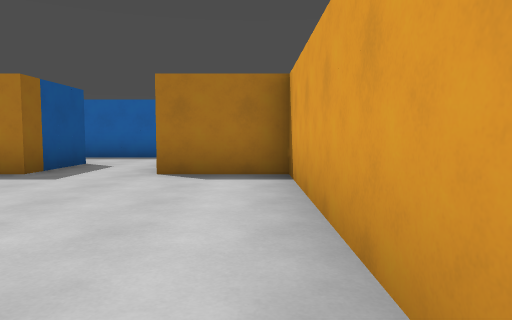
view 1 (above)

24 first-person views from a walk through a level from a Godot 3-D game. The camera is 1.2 m above the floor, tilts 4° down and sees 70° across. The floor is counted in squares, 2 m on a side. Each view is taken from the middle of a square. On the plan, view 1 faces up. The plan holds only what a view shows up to about 10 squares ahead; the rest is blank. The place goes on beyond the plan.

view 2
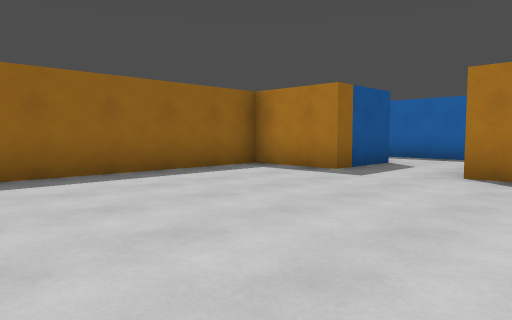

view 3
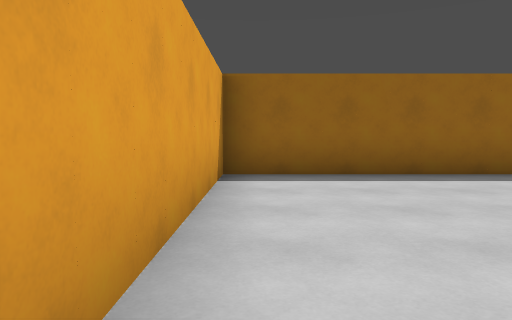

view 4
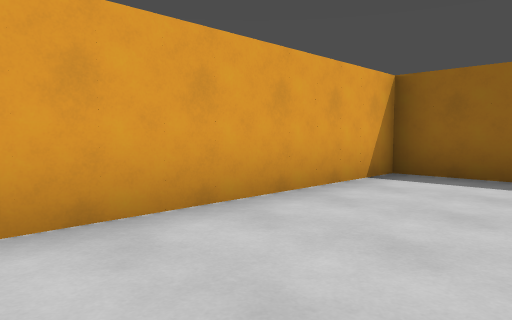

view 5
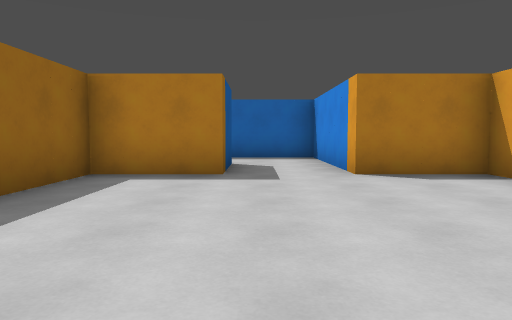

view 6
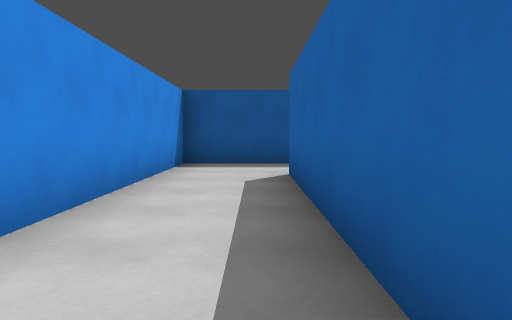

view 7
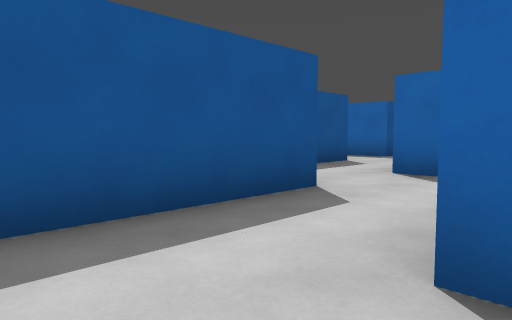

view 8
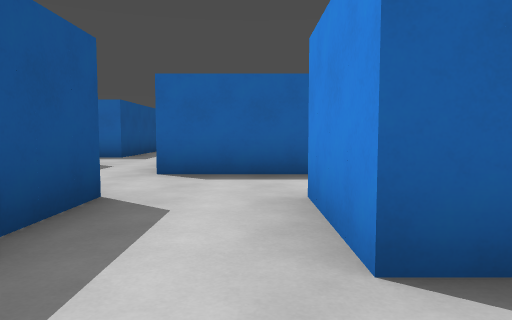

view 9
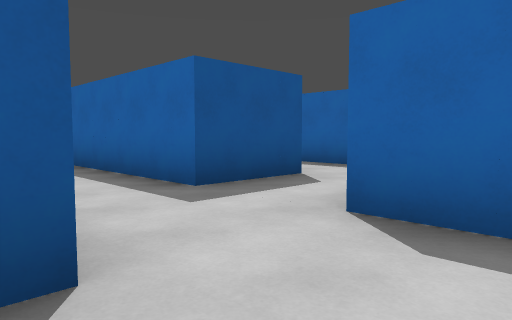

view 10
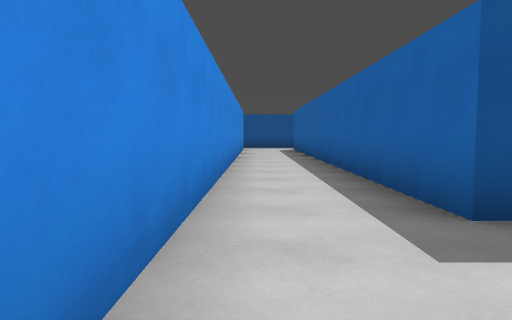

view 11
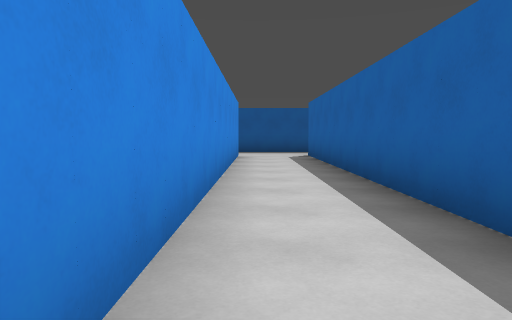

view 12
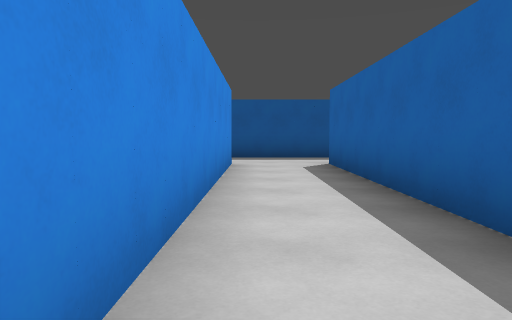

view 13
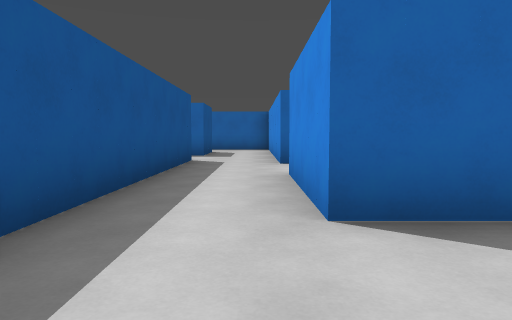

view 14
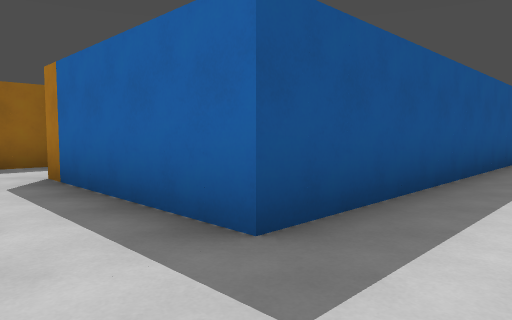

view 15
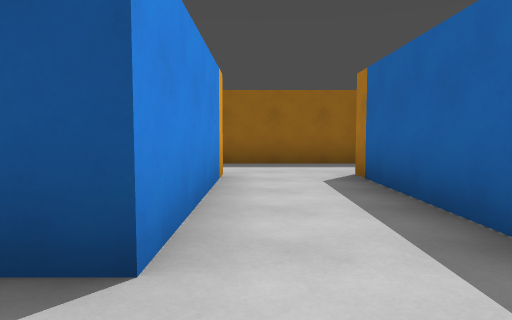

view 16
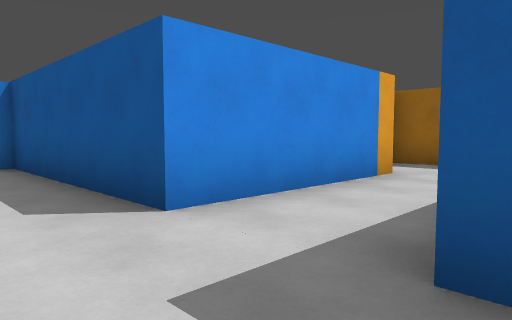

view 17
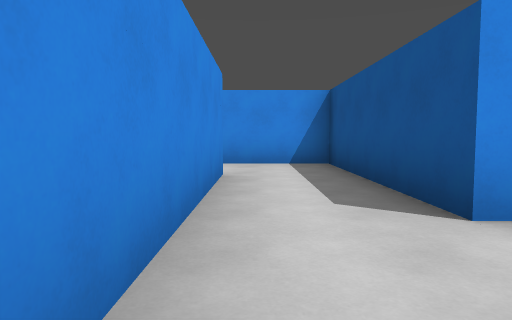

view 18
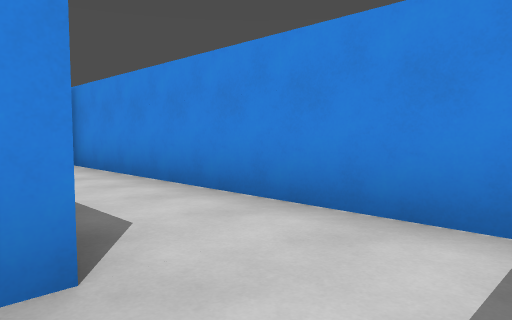

view 19
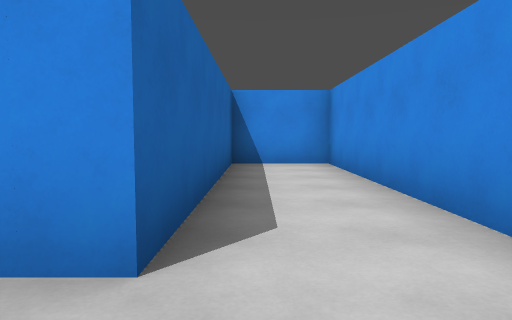

view 20
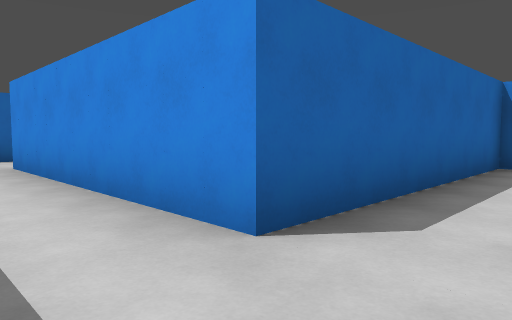

view 21
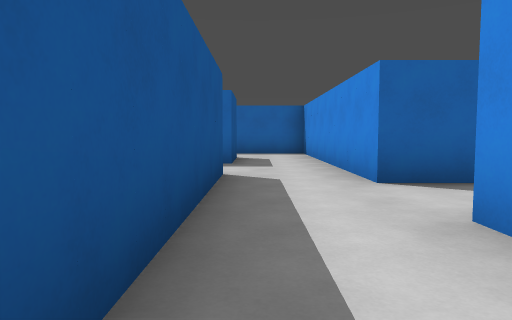

view 22
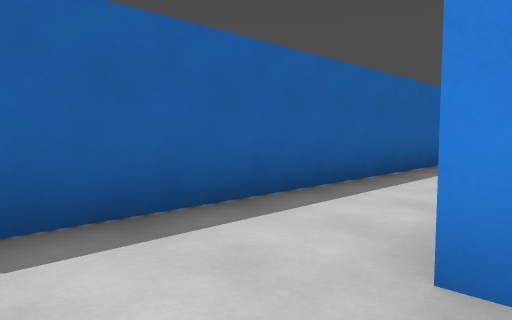

view 23
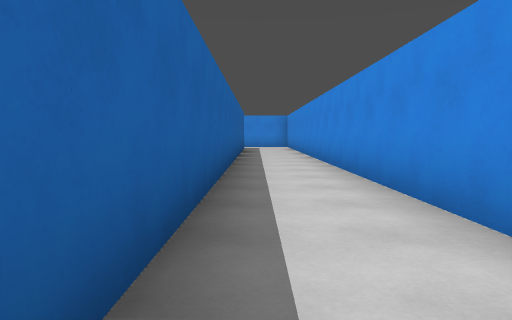

view 24
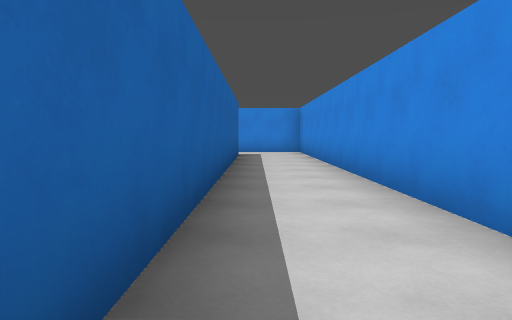

### Floor plan
Ten units are one square. View 1 is at (0, 0); x grows to the right and y downward. Boxes are objects, and circles mark ways between rooms. Rooms are numbered by the first view taken in them; rooms with no view inside come last. Other rooms are left out.
<svg viewBox="-320 -200 385 210">
<path fill="none" stroke="#000" d="M5 -6 5 -55 -15 -55 -15 -75M-35 -76 -35 -55 -55 -55 -55 5 -4 5M-95 -115 -95 -75 -41 -75M-15 -75 -15 -95 -75 -95 -75 -115M-70 -115 60 -115M-115 -155 -115 -135 -235 -135 -235 -165M58 -135 -95 -135M-222 -185 -235 -185 -235 -195M-235 -115 -95 -115M-255 -195 -255 -115M-255 -115 -255 -105 -295 -105M-296 -85 -255 -85 -255 -35 -175 -35 -175 -55 -235 -55 -235 -115M-315 -111 -315 -75"/>
<circle cx="-25" cy="-65" r="3" fill="#2a7"/>
<circle cx="-85" cy="-105" r="3" fill="#2a7"/>
<circle cx="-245" cy="-110" r="3" fill="#2a7"/>
<text x="-30" y="-30">1</text>
<text x="-60" y="-90">2</text>
<text x="-70" y="-130">3</text>
<text x="-250" y="-70">4</text>
</svg>
Room 1 opens to room 2. Room 2 opens to room 3. Room 3 opens to room 4.

Where each view was taken, in squares from view 1:
view 1: 0 up, 0 right, facing up
view 2: 0 up, 0 right, facing up-left
view 3: 0 up, 0 right, facing left
view 4: 2 up, 0 right, facing down-left
view 5: 0 up, 3 left, facing up
view 6: 9 up, 2 left, facing left
view 7: 8 up, 7 left, facing up-left
view 8: 8 up, 8 left, facing up
view 9: 11 up, 8 left, facing up-left
view 10: 12 up, 9 left, facing left
view 11: 12 up, 13 left, facing left
view 12: 12 up, 16 left, facing left
view 13: 11 up, 24 left, facing up
view 14: 9 up, 24 left, facing up-left
view 15: 9 up, 24 left, facing left
view 16: 11 up, 24 left, facing down-left
view 17: 11 up, 24 left, facing down
view 18: 6 up, 25 left, facing down-right
view 19: 5 up, 25 left, facing right
view 20: 4 up, 25 left, facing up-right
view 21: 14 up, 25 left, facing up
view 22: 11 up, 9 left, facing up-right
view 23: 13 up, 9 left, facing right
view 24: 13 up, 4 left, facing right
